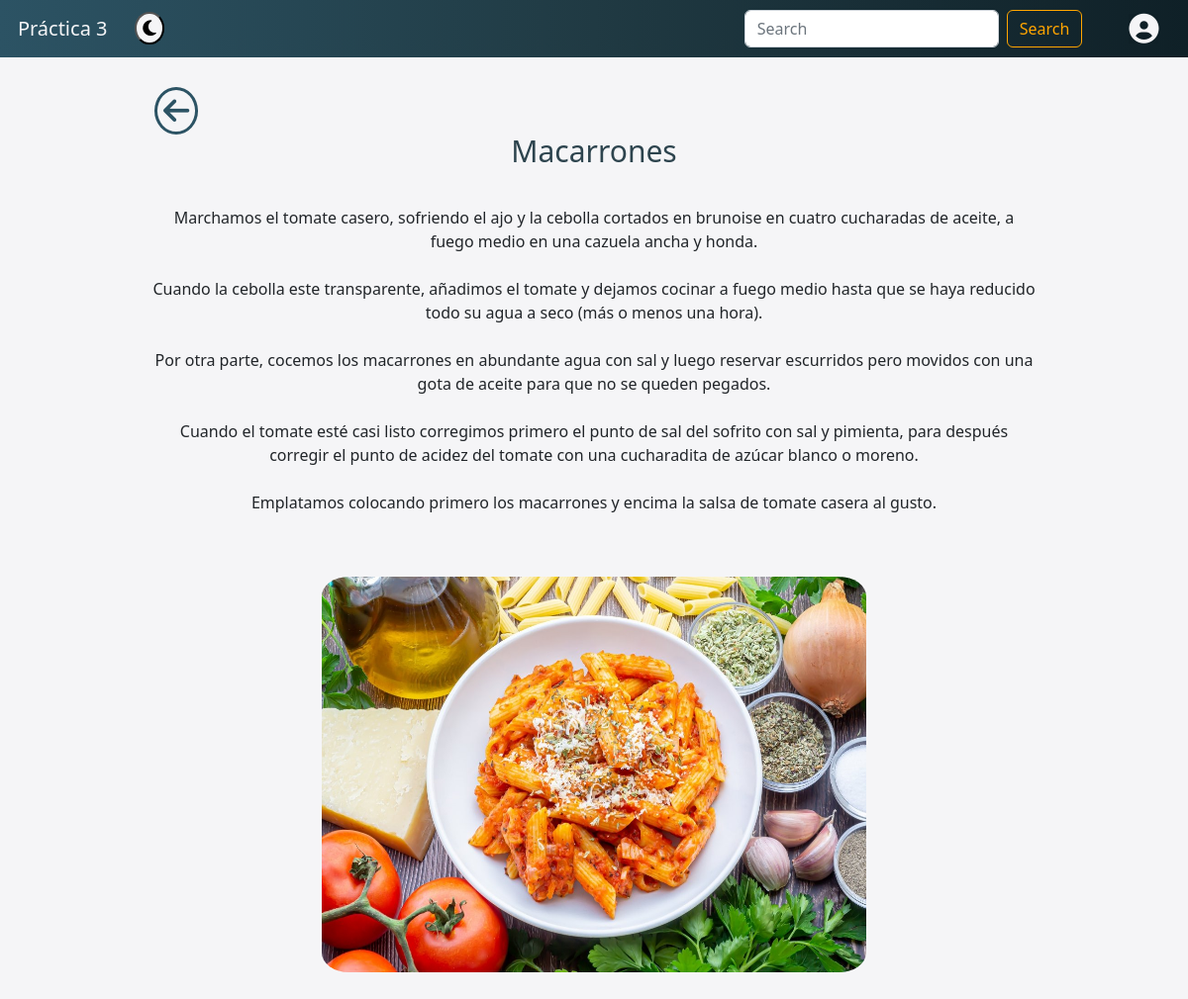
Before: /recetas/63/ with the older database file.
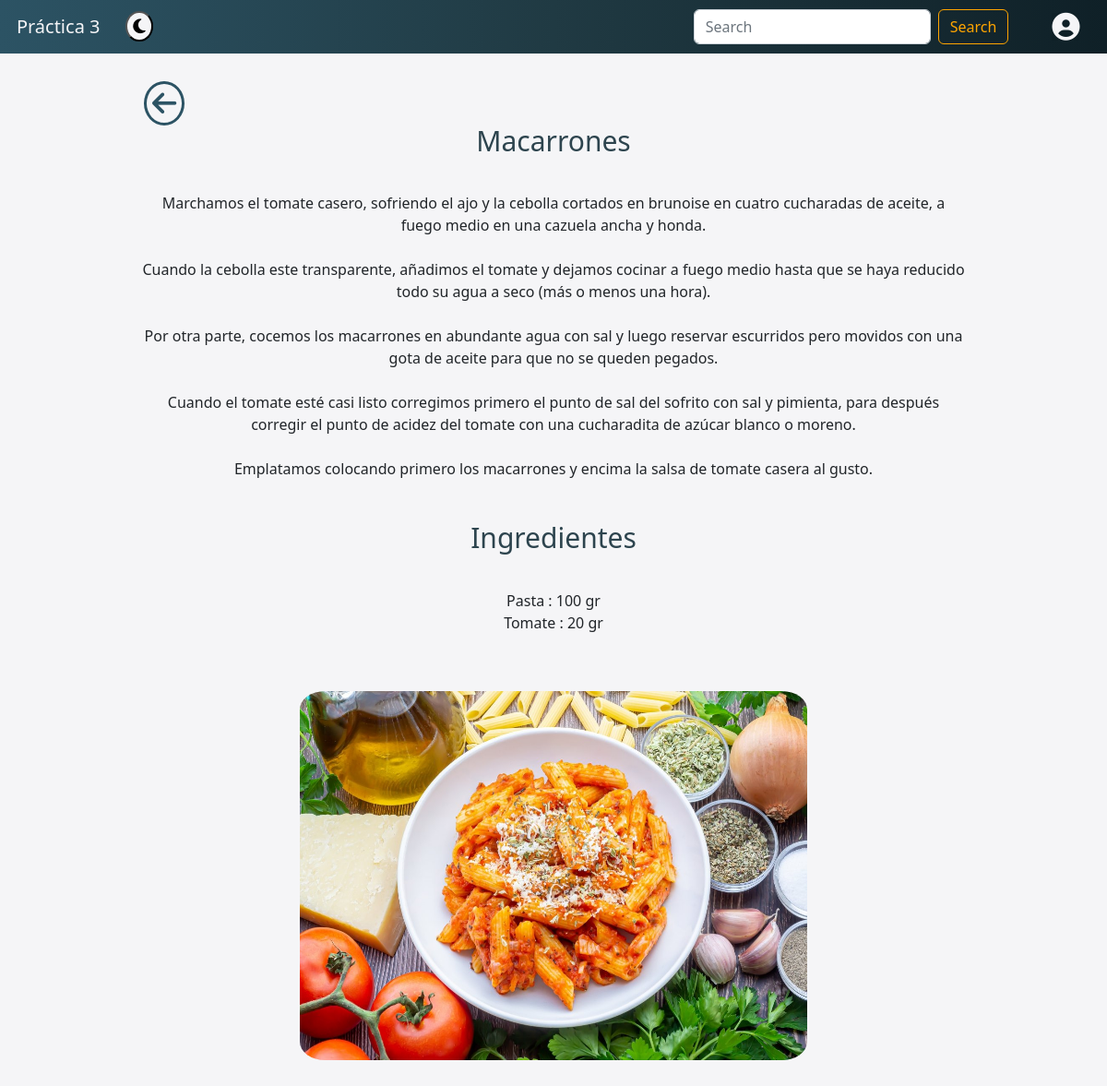
After: the same page with the newer database file.
### recetas/models.py (models this page shows, shortened)
class Ingrediente(models.Model):
	nombre        = models.CharField(max_length=100)
	cantidad      = models.PositiveSmallIntegerField()
	unidades      = models.CharField(max_length=5)
	receta        = models.ForeignKey(Receta, on_delete=models.CASCADE)

### recetas/views.py (the view)
# urls.py: path('recetas/<int:id>/', views.detalles, name='detalles'),
def detalles(request, id):
    receta = Receta.objects.get(id = id)
    ingredientes = Ingrediente.objects.filter(receta = receta)
    return render(request, "detalles.html", {'receta': receta, 'ingredientes': ingredientes})

### recetas/templates/detalles.html (shortened to what this page needs)
{% extends 'base.html' %}
{% block contenido %}
    {% load static %}
    <link rel="stylesheet" href="{% static 'css/detalles.css' %}">
    <a class="fas fa-arrow-left" href="/"></a>
    <div class="div-detalles-comida" id="div-detalles-comida">
        <br><br><br>
        <p class="p-detalles-titulo">{{receta.nombre}}</p>
        <p class="p-detalles-receta">{{receta.preparación|linebreaksbr}}</p>
        {% if ingredientes %}
            <br>
            <p class="p-detalles-titulo">Ingredientes</p>
            <p class="p-detalles-receta">
                {% for ingrediente in ingredientes %}
                    {{ingrediente.nombre}} : {{ingrediente.cantidad}} {{ingrediente.unidades}}<br>
                {% endfor %}
            </p>
        {% endif %}
        <br>
        <img src="/{{receta.foto}}" class="detalles-imagen">
    </div>
{% endblock %}

Changed rows visible on the page:
added Ingrediente: nombre "Pasta", cantidad "100", unidades "gr"
added Ingrediente: nombre "Tomate", cantidad "20", unidades "gr"
Other visible differences:
text now shown: "Ingredientes"
